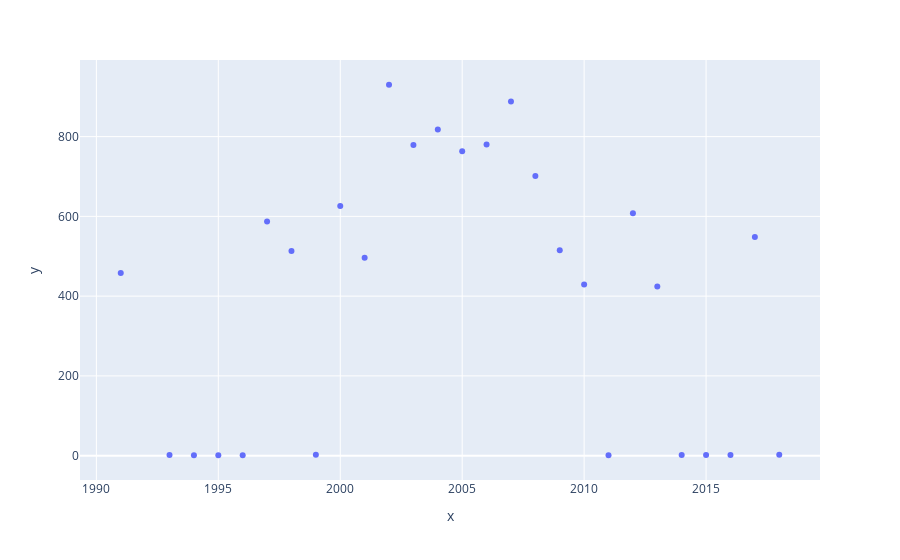

The cell this chart's notebook holds for it:
### Code cell
'''
Visualisierung der Waldbrandflächen in Deutschland pro Jahr. 
Hier werden allerdings Werte über tausend durch den '.' als Komma gelesen und sind deshlab nahe 0.'
'''

fig1= pl.scatter(x = range(1991, 2019), y = df['Zusammen Anzahl '][18].astype(float))
fig1.show()
detuschland_fpj = df['Zusammen Anzahl '][18]
print(detuschland_fpj)

### Figure 1 — Plotly figure (JSON) as saved in the notebook; plotly's stock layout.template omitted (floating-point values rounded to 4 significant figures)
{"data": [{"hovertemplate": "x=%{x}<br>y=%{y}<extra></extra>", "legendgroup": "", "marker": {"color": "#636efa", "symbol": "circle"}, "mode": "markers", "name": "", "orientation": "v", "showlegend": false, "type": "scatter", "x": [1991, 1992, 1993, 1994, 1995, 1996, 1997, 1998, 1999, 2000, 2001, 2002, 2003, 2004, 2005, 2006, 2007, 2008, 2009, 2010, 2011, 2012, 2013, 2014, 2015, 2016, 2017, 2018], "xaxis": "x", "y": [458, null, 1.467, 1.032, 1.178, 1.21, 587, 513, 2.524, 626, 496, 930, 779, 818, 763, 780, 888, 701, 515, 429, 1.071, 608, 424, 1.708, 1.523, 1.36, 548, 2.397], "yaxis": "y"}], "layout": {"legend": {"tracegroupgap": 0}, "margin": {"t": 60}, "xaxis": {"anchor": "y", "domain": [0, 1], "title": {"text": "x"}}, "yaxis": {"anchor": "x", "domain": [0, 1], "title": {"text": "y"}}}}
